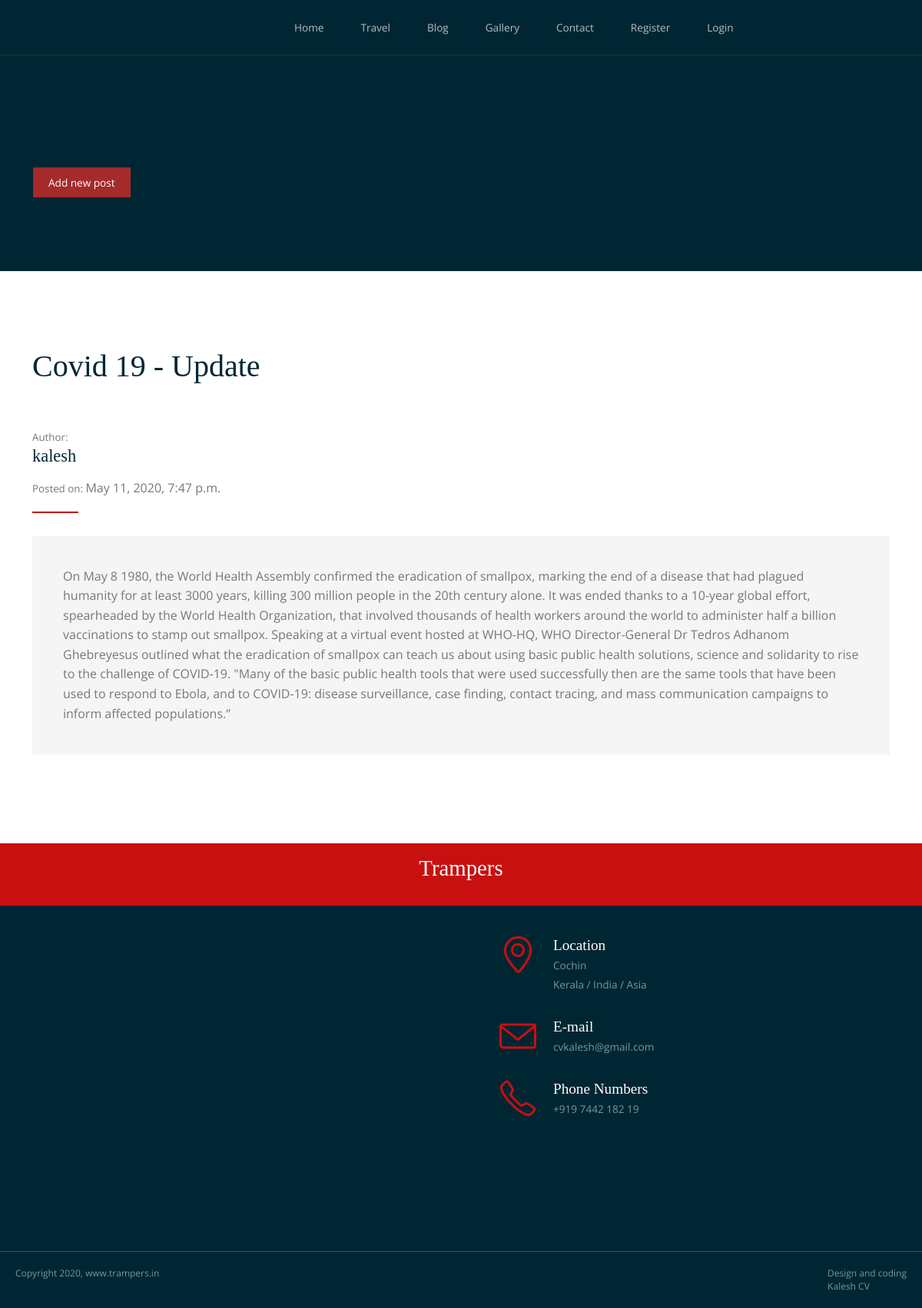
/profile, run on the app's committed database.
### user/models.py (models this page shows)
class Postnew(models.Model):
    post_title=models.CharField(max_length=100)
    post_content=models.TextField()
    post_image=models.ImageField(null=True,upload_to='static/post_images')
    post_date=models.DateTimeField(default=datetime.datetime.now())
    post_owner=models.CharField(max_length=100)

### user/views.py (the view)
# urls.py: path('profile',profile, name='profile'),
def profile(req):
    template = loader.get_template('profile.html')
    all_post = Postnew.objects.all().order_by('post_date').reverse()
    data = {'posts': all_post}
    res = template.render(data, req)
    return HttpResponse(res)

### templates/profile.html (shortened to what this page needs)
{% extends 'base.html' %}
{% block main %}
{% load static %}
    <main role="main">
      <article>
        <header class="section background-dark">
          <div class="line">
            <p class="margin-bottom-0 text-size-16">{{user.email}}<br></p>
            <div class="s-12 m-12 l-2" style="margin-top:30px;" >
                <div ><a class="button button-black-stroke" href="post" style="margin-top: 30px;margin-left: 1px;background:brown;">Add new post</a></div>
            </div>
          </div>
        </header>
        <div class="section background-white">
          {% for post in posts %}
          <div class="line">
            <h2 class="text-size-40 margin-bottom-30">{{post.post_title}}</h2><br>
                <small class="text-muted">Author: </small><h2>{{post.post_owner}}</h2>
                <small class="text-muted">Posted on: </small>{{post.post_date}}
            <hr class="break-small background-primary margin-bottom-30">
            <blockquote class="margin-top-bottom-20">
              {{post.post_content}}
            </blockquote>
          </div>
          {% endfor %}
        </div>
      </article>
    </main>
{% endblock %}

### static/css/components.css (style rules this page uses)
.button,a.button,a.button:link,a.button:active,a.button:visited { background: #777 none repeat scroll 0 0; border: 0; color: #fff; cursor: pointer; display: inline-block; font-size: 0.85rem; padding: 0.825rem 1rem; text-align: center; transition: all 0.20s linear 0s; -o-transition: all 0.20s linear 0s; -ms-transition: all 0.20s linear 0s; -moz-transition: all 0.20s linear 0s; -webkit-transition: all 0.20s linear 0s; }

### static/css/responsee.css (style rules this page uses)
* { -webkit-box-sizing:border-box; -moz-box-sizing:border-box; box-sizing:border-box; margin:0; }
body { background:none repeat scroll 0 0 #eeeeee; font-size:16px; font-family:"Open Sans",Arial,sans-serif; color:#444; }
h1,h2,h3,h4,h5,h6 { color:#152732; font-weight: normal; line-height: 1.3; margin:0.5rem 0; }
h2 { font-size:2.2rem; }
a, a:link, a:visited, a:hover, a:active { text-decoration:none; color:#9BB800; transition:color 0.20s linear 0s; -o-transition:color 0.20s linear 0s; -ms-transition:color 0.20s linear 0s; -moz-transition:color 0.20s linear 0s; -webkit-transition:color 0.20s linear 0s; }
p,li,dl,blockquote,table,kbd { font-size: 0.85rem; line-height: 1.6; }
.size-960 .line,.size-1140 .line,.size-1280 .line,.size-1520 .line { margin:0 auto; padding:0 0.625rem; }
hr { border: 0; border-top: 1px solid #e5e5e5; clear:both; height:0; margin:2.5rem auto; }
blockquote { border:2px solid #f0f0f0; padding:1.25rem; }
.size-1140 .line { max-width:71rem; }
.line:after, nav:after, .center:after, .box:after, .margin:after, .margin2x:after { clear:both; content:"."; display:block; height:0; line-height:0; overflow: hidden; visibility:hidden; }
.line { clear:left; }
.s-1,.s-2,.s-five,.s-3,.s-4,.s-5,.s-6,.s-7,.s-8,.s-9,.s-10,.s-11,.s-12,.m-1,.m-2,.m-five,.m-3,.m-4,.m-5,.m-6,.m-7,.m-8,.m-9,.m-10,.m-11,.m-12,.l-1,.l-2,.l-five,.l-3,.l-4,.l-5,.l-6,.l-7,.l-8,.l-9,.l-10,.l-11,.l-12,.xl-1,.xl-2,.xl-five,.xl-3,.xl-4,.xl-5,.xl-6,.xl-7,.xl-8,.xl-9,.xl-10,.xl-11,.xl-12,.xxl-1,.xxl-2,.xxl-five,.xxl-3,.xxl-4,.xxl-5,.xxl-6,.xxl-7,.xxl-8,.xxl-9,.xxl-10,.xxl-11,.xxl-12 { float:left; position:static; }
.s-12 { width:100%; }
.m-12 { width:100%; }
.l-2 { width:16.6666%; }
@media screen and (max-width:1366px) { .size-960,.size-1140,.size-1280,.size-1520 { max-width:1366px; } }
@media screen and (max-width:1366px) { .s-12 { width:100% } }
@media screen and (max-width:1366px) { .m-12 { width:100% } }
@media screen and (max-width:1366px) { .l-2 { width:16.6666%; } }

### data on the page
Postnew: post_title "Covid 19 - Update", post_owner "kalesh", post_date "May 11, 2020, 7:47 p.m.", post_content "On May 8 1980, the World Health Assembly confirmed the eradication of smallpox, marking the end of a disease that had plagued humanity for at least 3000 years, killing 300 million people in the 20th century alone. It was ended thanks to a 10-year global effort, spearheaded by the World Health Organization, that involved thousands of health workers around the world to administer half a billion vaccinations to stamp out smallpox. Speaking at a virtual event hosted at WHO-HQ, WHO Director-General Dr Tedros Adhanom Ghebreyesus outlined what the eradication of smallpox can teach us about using basic public health solutions, science and solidarity to rise to the challenge of COVID-19. \"Many of…"
